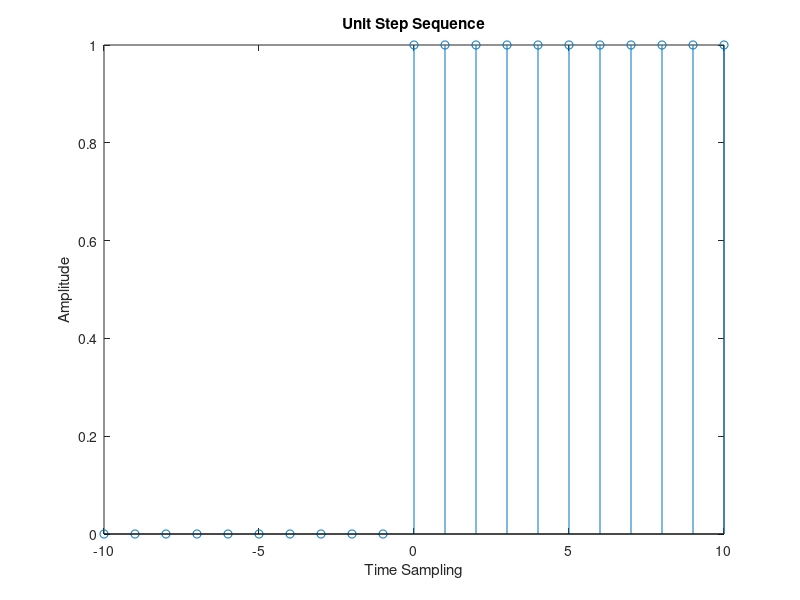

Write the MATLAB code that produced this figure.
clc
clear all 
close all

t = -10 : 1 : 10;

s = [zeros(1,10) ones(1,11)];
stem(t,s);
xlabel('Time Sampling');
ylabel('Amplitude');
title ('Unit Step Sequence');